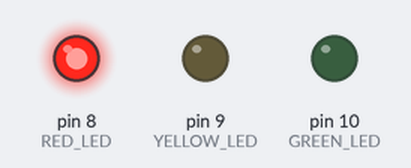
This sketch was run on a simulated Arduino Uno, built with avr-gcc and run on an emulated ATmega328P. Shown: output pins drawn as LEDs (lit = HIGH).

Above: at 2.5 s.
At 7.5 s:
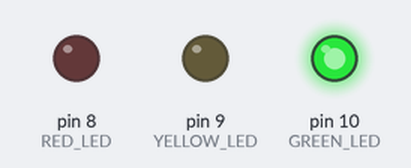
At 11.0 s:
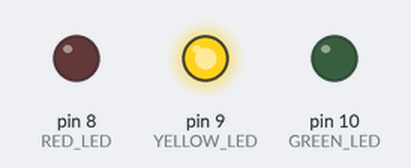
Timing chart, 0 to 15.6 s (numbered marks = the images above):
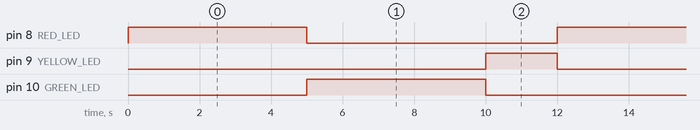

Measured:
- by itself, pin 8 (RED_LED), pin 10 (GREEN_LED): alternates HIGH for 5.0 s and LOW for 7.0 s
- by itself, pin 9 (YELLOW_LED): alternates HIGH for 2.0 s and LOW for 10.0 s
- by itself, everything shown: repeats every 12.0 s, in 3 steps

The sketch:

traffic_light.ino
```cpp
/*
  IoT Student Lab
  Project 03: Traffic Light System

  Platform: Arduino Uno
  Concept: Multiple Outputs + Sequencing + State Logic

  Learning:
  - Controlling multiple GPIO pins
  - Executing instructions in sequence
  - Managing timed states
  - Coordinating multiple outputs
*/

const int RED_LED = 8;
const int YELLOW_LED = 9;
const int GREEN_LED = 10;

// Timing values in milliseconds.
const unsigned long RED_TIME = 5000;
const unsigned long YELLOW_TIME = 2000;
const unsigned long GREEN_TIME = 5000;

void setup() {
  pinMode(RED_LED, OUTPUT);
  pinMode(YELLOW_LED, OUTPUT);
  pinMode(GREEN_LED, OUTPUT);

  // Start in a safe state.
  allLightsOff();
}

void loop() {

  // State 1: RED
  setLights(HIGH, LOW, LOW);
  delay(RED_TIME);

  // State 2: GREEN
  setLights(LOW, LOW, HIGH);
  delay(GREEN_TIME);

  // State 3: YELLOW
  setLights(LOW, HIGH, LOW);
  delay(YELLOW_TIME);
}

void setLights(int redState, int yellowState, int greenState) {
  digitalWrite(RED_LED, redState);
  digitalWrite(YELLOW_LED, yellowState);
  digitalWrite(GREEN_LED, greenState);
}

void allLightsOff() {
  setLights(LOW, LOW, LOW);
}
```
